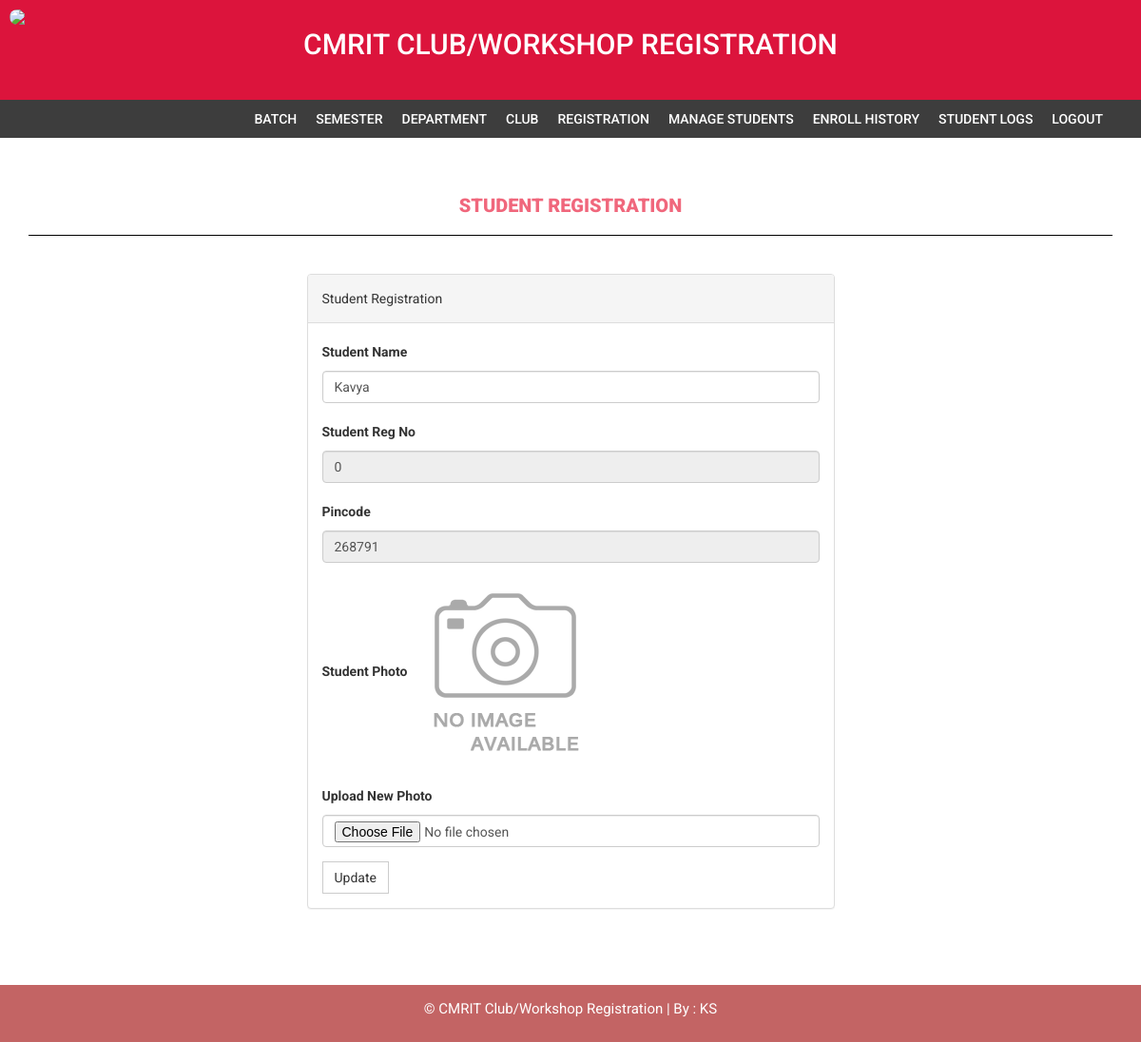
The app's page /admin/edit-student-profile.php (signed in) with its own data.
### tables this page shows
CREATE TABLE `students` (
  `StudentRegno` varchar(255) NOT NULL,
  `studentPhoto` varchar(255) DEFAULT NULL,
  `password` varchar(255) DEFAULT NULL,
  `studentName` varchar(255) DEFAULT NULL,
  `pincode` varchar(255) DEFAULT NULL,
  `session` varchar(255) DEFAULT NULL,
  `department` varchar(255) DEFAULT NULL,
  `semester` varchar(255) DEFAULT NULL,
  `cgpa` decimal(10,2) DEFAULT NULL,
  `creationdate` timestamp NULL DEFAULT current_timestamp(),
  `updationDate` varchar(255) DEFAULT NULL
);

### admin/edit-student-profile.php (the view, shortened to what this page needs)
<?php
if(strlen($_SESSION['alogin'])==0)
    {
header('location:index.php');
}
else{
?>
<!DOCTYPE html>
<html xmlns="http://www.w3.org/1999/xhtml">
<head>
    <link href="assets/css/bootstrap.css" rel="stylesheet" />
    <link href="assets/css/font-awesome.css" rel="stylesheet" />
    <link href="assets/css/style.css" rel="stylesheet" />
</head>
<body>
<?php include('includes/header.php');?>
<?php if($_SESSION['alogin']!="")
{
 include('includes/menubar.php');
}
 ?>
    <div class="content-wrapper">
        <div class="container">
              <div class="row">
                    <div class="col-md-12">
                        <h1 class="page-head-line" style="text-align:center;">Student Registration  </h1>
                    </div>
                </div>
                <div class="row" >
                  <div class="col-md-3"></div>
                    <div class="col-md-6">
                        <div class="panel panel-default">
                        <div class="panel-heading">
                          Student Registration
                        </div>
<?php
$regid=intval($_GET['id']);
$sql=mysqli_query($con,"select * from students where StudentRegno='$regid'");
while($row=mysqli_fetch_array($sql))
{ ?>
                        <div class="panel-body">
                       <form name="dept" method="post" enctype="multipart/form-data">
   <div class="form-group">
    <label for="studentname">Student Name  </label>
    <input type="text" class="form-control" id="studentname" name="studentname" value="<?php echo htmlentities($row['studentName']);?>"  />
  </div>
 <div class="form-group">
    <label for="studentregno">Student Reg No   </label>
    <input type="text" class="form-control" id="studentregno" name="studentregno" value="<?php echo htmlentities($row['StudentRegno']);?>"  placeholder="Student Reg no" readonly />
  </div>
<div class="form-group">
    <label for="Pincode">Pincode  </label>
    <input type="text" class="form-control" id="Pincode" name="Pincode" readonly value="<?php echo htmlentities($row['pincode']);?>" required />
  </div>
<div class="form-group">
    <label for="studentphoto">Student Photo  </label>
   <?php if($row['studentPhoto']==""){ ?>
   <img src="../studentphoto/noimage.png" width="200" height="200"><?php } else {?>
   <img src="../studentphoto/<?php echo htmlentities($row['studentPhoto']);?>" width="200" height="200">
   <?php } ?>
  </div>
<div class="form-group">
    <label for="studentphoto">Upload New Photo  </label>
    <input type="file" class="form-control" id="photo" name="photo"  value="<?php echo htmlentities($row['studentPhoto']);?>" />
  </div>
  <?php } ?>
 <button type="submit" name="submit" id="submit" class="btn btn-default">Update</button>
</form>
                            </div>
                            </div>
                    </div>
                </div>
            </div>
        </div>
  <?php include('includes/footer.php');?>
</body>
</html>
<?php } ?>

### admin/assets/css/style.css (style rules this page uses)
body { font-family: 'Roboto', sans-serif; line-height: 30px; }
.content-wrapper { margin-top: 40px; min-height: 600px; padding-bottom: 60px; }
.page-head-line { font-weight: 900; padding-bottom: 20px; border-bottom: 0.5px solid black; text-transform: uppercase; color: #F0677C; font-size: 20px; margin-bottom: 40px; position:relative; }
.btn { border-radius: 0px; -webkit-border-radius: 0px; -moz-border-radius: 0px; }

### records on screen
students: studentname "Kavya", studentregno "0", Pincode "268791"
